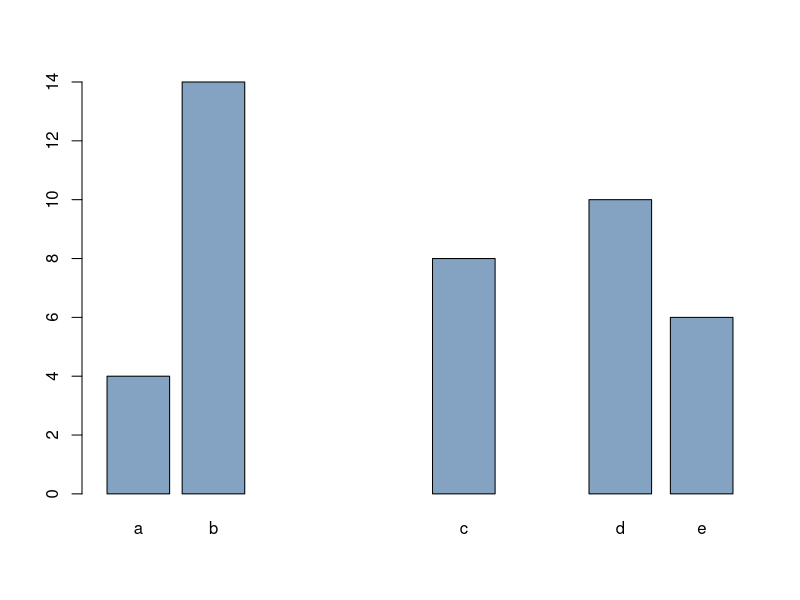
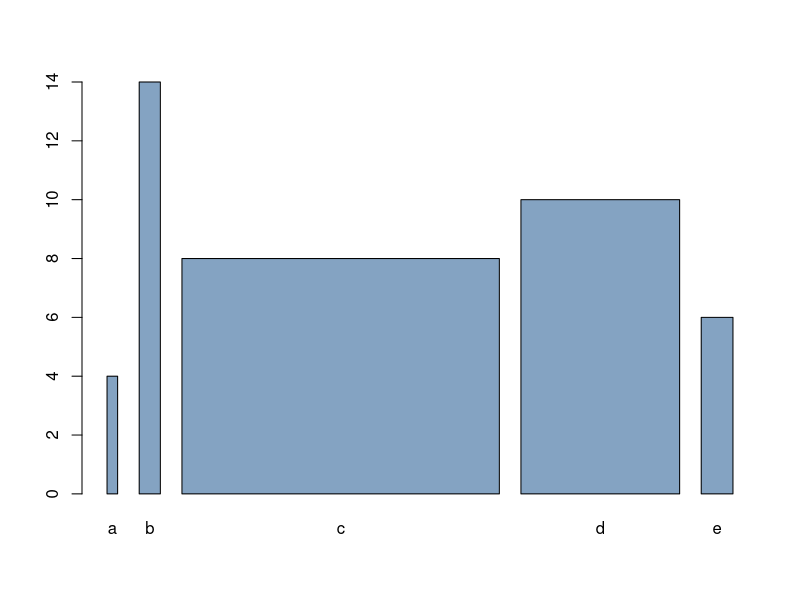

R code for these plots, in order:
# create dummy data
data <- data.frame(
  name=letters[1:5],
  value=sample(seq(4,15),5)
)

# Control space:
barplot(height=data$value, 
        names=data$name, 
        col=rgb(0.2,0.4,0.6,0.6), 
        space=c(0.1,0.2,3,1.5,0.3) )
 
# Control width:
barplot(height=data$value, 
        names=data$name, 
        col=rgb(0.2,0.4,0.6,0.6), 
        width=c(0.1,0.2,3,1.5,0.3) )
